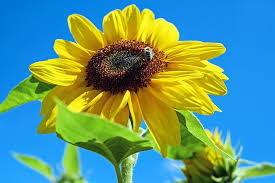
#> input picture src/sunflower.jpg, 275 x 183 px
$ python raster_simple.py
#> lines starting #> are read from the running program, lines starting #| are printed output that depends on the picture
import cv2
import numpy as np

image = cv2.imread('sunflower.jpg')
#> image is the input picture: shape (183, 275, 3); mean B, G, R 128.7, 151.1, 94.5
cv2.imshow('Original Image', image)
cv2.waitKey(0)

height, width = image.shape[:2] # save height and width once
#> height = 183; width = 275

## store all coordinates
start_row_tl, start_col_tl = int(0), int(0)
end_row_tl, end_col_tl = int(height * .5), int(width * .5)
#> end_row_tl = 91; end_col_tl = 137
start_row_tr, start_col_tr = int(0), int(width * .5)
#> start_row_tr = 0; start_col_tr = 137
end_row_tr, end_col_tr = int(height * .5), int(width)
#> end_row_tr = 91; end_col_tr = 275
start_row_bl, start_col_bl = int(height *.5), int(0)
#> start_row_bl = 91; start_col_bl = 0
end_row_bl, end_col_bl = int(height), int(width * .5)
#> end_row_bl = 183; end_col_bl = 137
start_row_br, start_col_br = int(height *.5), int(width * .5)
#> start_row_br = 91; start_col_br = 137
end_row_br, end_col_br = int(height), int(width)
#> end_row_br = 183


## store 4 images
cropped_top_left = image[start_row_tl:end_row_tl , start_col_tl:end_col_tl]
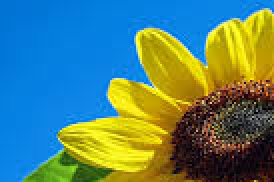
#> cropped_top_left: shape (91, 137, 3) (shown 2 times larger); mean B, G, R 116.3, 129.9, 84
cropped_top_right = image[start_row_tr:end_row_tr , start_col_tr:end_col_tr]
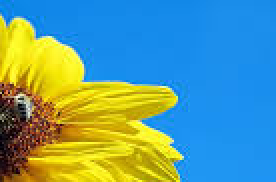
#> cropped_top_right: shape (91, 138, 3) (shown 2 times larger); mean B, G, R 148.9, 155.5, 97.4
cropped_bot_left = image[start_row_bl:end_row_bl , start_col_bl:end_col_bl]
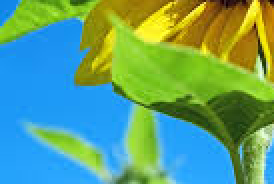
#> cropped_bot_left: shape (92, 137, 3) (shown 2 times larger); mean B, G, R 120.9, 161.6, 97.4
cropped_bot_right = image[start_row_br:end_row_br , start_col_br:end_col_br]
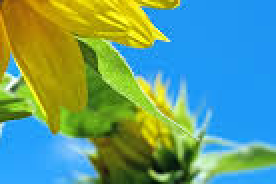
#> cropped_bot_right: shape (92, 138, 3) (shown 2 times larger); mean B, G, R 128.5, 157.3, 99.3
